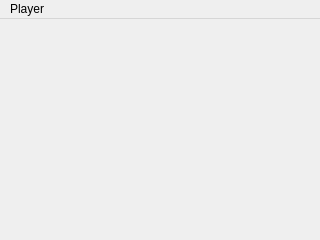
<?xml version="1.0" encoding="UTF-8"?>
<ui version="4.0">
 <class>MainWindow</class>
 <widget class="QMainWindow" name="MainWindow">
  <property name="geometry">
   <rect>
    <x>0</x>
    <y>0</y>
    <width>320</width>
    <height>240</height>
   </rect>
  </property>
  <property name="windowTitle">
   <string>MainWindow</string>
  </property>
  <property name="windowIcon">
   <iconset>
    <normalon>:/zxtune.png</normalon>
   </iconset>
  </property>
  <widget class="QWidget" name="centralwidget">
   <layout class="QVBoxLayout" name="verticalLayout">
    <property name="spacing">
     <number>0</number>
    </property>
    <property name="margin">
     <number>0</number>
    </property>
   </layout>
  </widget>
  <widget class="QMenuBar" name="menubar">
   <property name="geometry">
    <rect>
     <x>0</x>
     <y>0</y>
     <width>320</width>
     <height>24</height>
    </rect>
   </property>
   <property name="sizePolicy">
    <sizepolicy hsizetype="MinimumExpanding" vsizetype="Maximum">
     <horstretch>0</horstretch>
     <verstretch>0</verstretch>
    </sizepolicy>
   </property>
   <widget class="QMenu" name="menuPlayer">
    <property name="title">
     <string>Player</string>
    </property>
    <property name="icon">
     <iconset>
      <normalon>:/zxtune.png</normalon>
     </iconset>
    </property>
    <addaction name="actionQuit"/>
   </widget>
   <addaction name="menuPlayer"/>
  </widget>
  <action name="actionQuit">
   <property name="icon">
    <iconset>
     <normalon>:/application/exit.png</normalon>
    </iconset>
   </property>
   <property name="text">
    <string>Quit</string>
   </property>
  </action>
 </widget>
 <resources>
  <include location="../res/icons.qrc"/>
 </resources>
 <connections>
  <connection>
   <sender>actionQuit</sender>
   <signal>triggered()</signal>
   <receiver>MainWindow</receiver>
   <slot>close()</slot>
   <hints>
    <hint type="sourcelabel">
     <x>-1</x>
     <y>-1</y>
    </hint>
    <hint type="destinationlabel">
     <x>159</x>
     <y>119</y>
    </hint>
   </hints>
  </connection>
 </connections>
</ui>
